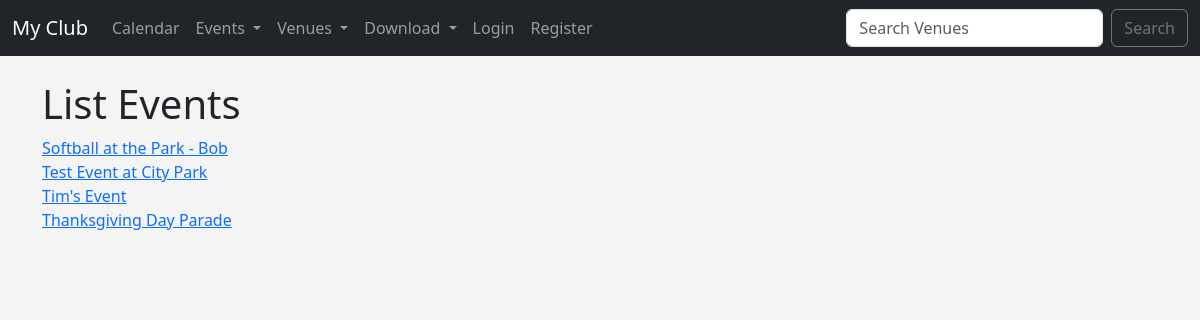
/venue_events/5, run on an earlier commit of the app's database.
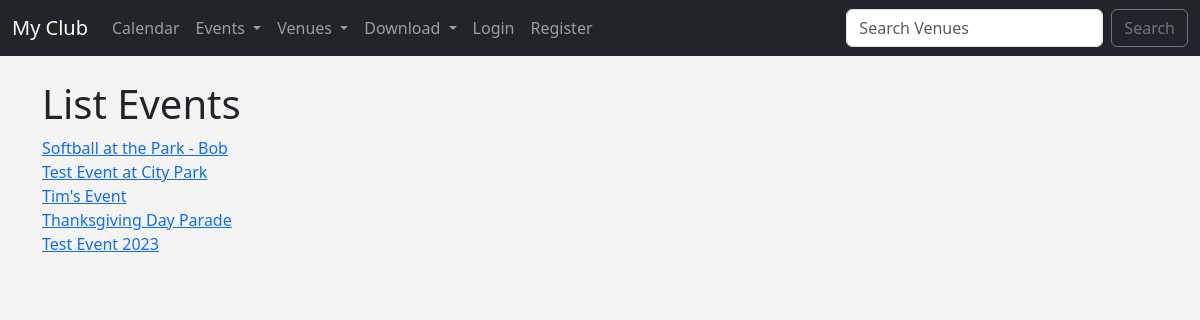
And on a later commit of the database.
### events/models.py (models this page shows, shortened)
class Event(models.Model):
	name = models.CharField('Event Name', max_length=120)
	event_date = models.DateTimeField('Event Date')
	venue = models.ForeignKey(Venue, blank=True, null=True, on_delete=models.CASCADE)
	manager = models.ForeignKey(User, blank=True, null=True, on_delete=models.SET_NULL)
	description = models.TextField(blank=True)
	attendees = models.ManyToManyField(MyClubUser, blank=True)
	approved = models.BooleanField("Approved", default=False)
	def __str__(self):
		return self.name

### events/views.py (the view)
# urls.py: path('venue_events/<venue_id>', views.venue_events, name="venue-events"),
def venue_events(request, venue_id):
	venue = Venue.objects.get(id=venue_id)
	events = venue.event_set.all()
	if events:
		return render(request, 'events/venue_events.html', {'events': events})
	else:
		messages.success(request, ("That Venue Has No Events At This Time..."))
		return redirect('admin_approval')

### events/templates/events/venue_events.html
{% extends 'events/base.html' %}
{% block content %}
<h1>List Events</h1>
{% for event in events %}
	<a href="{% url 'show-event' event.id %}">{{ event }}</a><br/>
{% endfor %}
{% endblock %}

What changed in the data, as far as the page shows it:
added Event: name "Test Event 2023"
